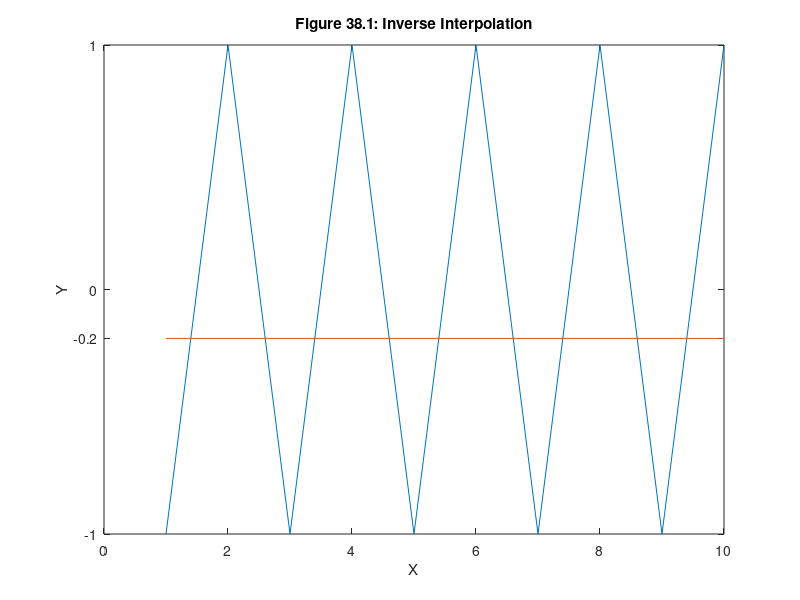

Recreate this plot in MATLAB.
x = (1:10).';   % sample data
y = cos(pi*x);

yo = -.2;      % inverse interpolation point
xol = [x(1); x(end)];
yol = [yo; yo];

plot(x,y,xol,yol)
xlabel X
ylabel Y
set(gca,'Ytick',[-1 yo 0 1])
title('Figure 38.1: Inverse Interpolation')
